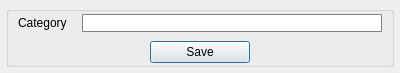
<?xml version="1.0" encoding="UTF-8"?>
<ui version="4.0">
 <class>edit_category_dialog</class>
 <widget class="QDialog" name="edit_category_dialog">
  <property name="windowModality">
   <enum>Qt::ApplicationModal</enum>
  </property>
  <property name="geometry">
   <rect>
    <x>0</x>
    <y>0</y>
    <width>400</width>
    <height>73</height>
   </rect>
  </property>
  <property name="minimumSize">
   <size>
    <width>400</width>
    <height>0</height>
   </size>
  </property>
  <property name="maximumSize">
   <size>
    <width>400</width>
    <height>73</height>
   </size>
  </property>
  <property name="windowTitle">
   <string>Edit Category</string>
  </property>
  <layout class="QVBoxLayout" name="verticalLayout">
   <property name="leftMargin">
    <number>6</number>
   </property>
   <property name="topMargin">
    <number>6</number>
   </property>
   <property name="rightMargin">
    <number>6</number>
   </property>
   <property name="bottomMargin">
    <number>6</number>
   </property>
   <item>
    <widget class="QGroupBox" name="groupBox">
     <layout class="QVBoxLayout" name="verticalLayout_2">
      <property name="spacing">
       <number>8</number>
      </property>
      <property name="topMargin">
       <number>1</number>
      </property>
      <property name="bottomMargin">
       <number>0</number>
      </property>
      <item>
       <layout class="QHBoxLayout" name="horizontalLayout_3">
        <property name="spacing">
         <number>15</number>
        </property>
        <item>
         <widget class="QLabel" name="label_2">
          <property name="text">
           <string>Category</string>
          </property>
         </widget>
        </item>
        <item>
         <widget class="QLineEdit" name="lineEdit_category">
          <property name="focusPolicy">
           <enum>Qt::StrongFocus</enum>
          </property>
          <property name="styleSheet">
           <string notr="true">QLineEdit {border: 1px solid gray; border-radius: 1px; padding:2x}
</string>
          </property>
         </widget>
        </item>
       </layout>
      </item>
      <item>
       <layout class="QHBoxLayout" name="horizontalLayout_4">
        <item>
         <spacer name="horizontalSpacer_3">
          <property name="orientation">
           <enum>Qt::Horizontal</enum>
          </property>
          <property name="sizeHint" stdset="0">
           <size>
            <width>40</width>
            <height>5</height>
           </size>
          </property>
         </spacer>
        </item>
        <item>
         <widget class="QPushButton" name="pushButton_save_category">
          <property name="minimumSize">
           <size>
            <width>100</width>
            <height>0</height>
           </size>
          </property>
          <property name="maximumSize">
           <size>
            <width>100</width>
            <height>16777215</height>
           </size>
          </property>
          <property name="styleSheet">
           <string notr="true"/>
          </property>
          <property name="text">
           <string>Save</string>
          </property>
         </widget>
        </item>
        <item>
         <spacer name="horizontalSpacer_4">
          <property name="orientation">
           <enum>Qt::Horizontal</enum>
          </property>
          <property name="sizeHint" stdset="0">
           <size>
            <width>40</width>
            <height>5</height>
           </size>
          </property>
         </spacer>
        </item>
       </layout>
      </item>
     </layout>
    </widget>
   </item>
  </layout>
 </widget>
 <resources/>
 <connections/>
</ui>
